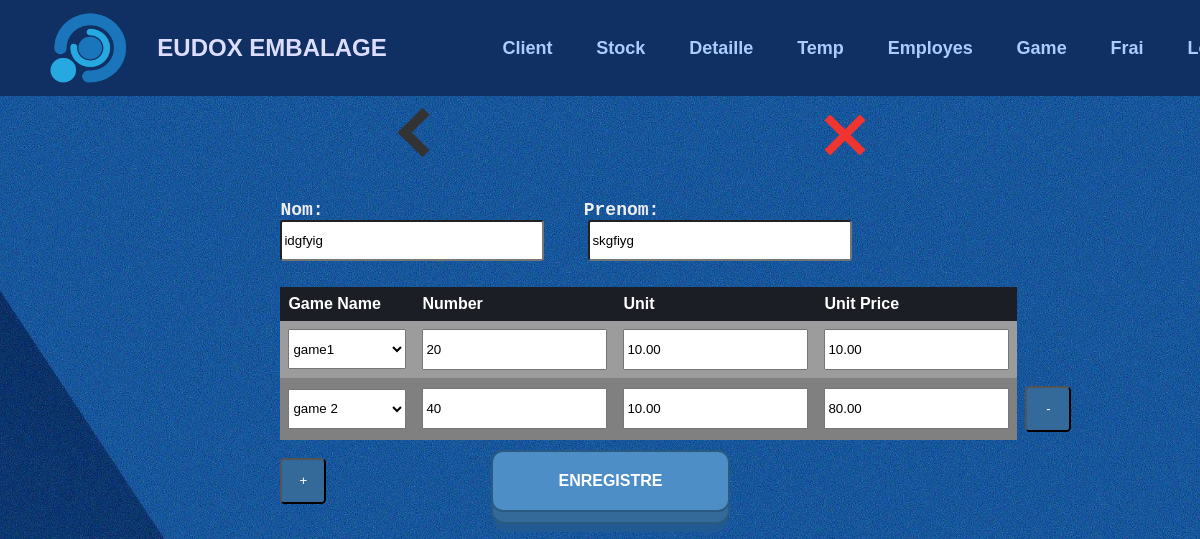
/client/edit/5, run on the app's committed database.
### tables this page shows
CREATE TABLE client (
        id INTEGER PRIMARY KEY AUTOINCREMENT,
        p_date TEXT NOT NULL,
        first_name TEXT NOT NULL,
        last_name TEXT NOT NULL
    );

CREATE TABLE client_games (
        id INTEGER PRIMARY KEY AUTOINCREMENT,
        client_id INTEGER NOT NULL,
        game_name TEXT NOT NULL,
        number INTEGER NOT NULL,
        unit REAL NOT NULL,
        unit_price REAL NOT NULL,
        FOREIGN KEY (client_id) REFERENCES client(id)
    );

CREATE TABLE game (
        id INTEGER PRIMARY KEY AUTOINCREMENT,
        name TEXT NOT NULL,
        unit REAL NOT NULL,
        unitPrice REAL NOT NULL,
        deleted INTEGER DEFAULT 0 
    );

### app.py (the view, shortened to what this page needs)
@app.route('/client/edit/<int:id>', methods=['POST', 'GET'])
def modify_client(id):
    conn = sqlite3.connect('form_data.db')
    cursor = conn.cursor()
    cursor.execute('SELECT * FROM game WHERE deleted = 0')
    datas = cursor.fetchall()
    games = []
    for data in datas:
        game={
            'id': data[0],
            'game': data[1],
            'unit':f"{data[2]:.2f}",
            'unitp':f"{data[3]:.2f}",
        }
        games.append(game)
    cursor.execute('SELECT game_name, number, unit, unit_price FROM client_games WHERE client_id = ?', (id, ))
    datas = cursor.fetchall()
    lastgames = []
    for data in datas:
        game={
            'name':data[0],
            'number':data[1],
            'unit':f"{data[2]:.2f}",
            'unitp':f"{data[3]:.2f}",
        }
        lastgames.append(game)
    cursor.execute('SELECT first_name, last_name FROM client WHERE id = ?', (id, ))
    fullname = cursor.fetchone()
    return render_template('c_modify.html', games=games, lastgames=enumerate(lastgames), name=fullname, id=id)

### templates/c_modify.html (shortened to what this page needs)
{% extends 'main.html' %}
{% block head %}
<link rel="stylesheet" type="text/css" href="{{ url_for('static', filename='css/form.css') }}">
{% endblock %}
{% block top %}
<a href="/client/edit" id="back"><div class="thick-arrow-left"></div></a>
<a href="/main" id="aclose"><div class="close"></div></a>
{% endblock %}
{% block bot %}
<form id="stockForm" action="/client/edit/{{ id }}" method="post">
  <label class="l-lab" for="firstName">Nom:</label>
  <label class="l-lab" for="lastName">Prenom:</label>
  <br>
  <input id="fn" type="text" class="l-inp" name="firstName" value="{{ name[0] }}" required>
  <input id="ln" type="text" class="l-inp" name="lastName" value="{{ name[1] }}" required>
  <br><br>
  <table id="gameTable">
    <thead>
      <tr>
        <th>Game Name</th>
        <th>Number</th>
        <th>Unit</th>
        <th>Unit Price</th>
      </tr>
    </thead>
    <tbody>
      {% for index, lastG in lastgames %}
        <tr>
          <td>
            <select name="gameName[]" required>
              {% for game in games %}
              <option value="{{game.id}}" {% if lastG.name == game.game %}selected{% endif %}>{{game.game}}</option>
              {% endfor %}
            </select>
          </td>
          <td><input type="number" name="number[]" value="{{ lastG.number }}" required /></td>
          <td><input type="text" pattern="[0-9]+(\.[0-9]+)?" name="unit[]" value="{{ lastG.unit }}" required /></td>
          <td><input type="text" pattern="[0-9]+(\.[0-9]+)?" name="unitPrice[]" value="{{ lastG.unitp }}" required /></td>
          <td>
            {% if index > 0 %}
              <button class="btn" onclick="removeRow(this)">-</button>
            {% endif %}
          </td>
        </tr>
      {% endfor %}
    </tbody>
  </table>
  <button type="button" class="btn" onclick="addRow()">+</button>
  <button type="Submit" id="submitButton" class="button-19 cen">Enregistre</button>
  <br><br><br>
</form>
{% endblock %}

### static/css/style.css (style rules this page uses)
body, h1, h2, h3, p, ul, li { margin: 0; padding: 0; }
body { font-family: Arial, sans-serif; background-color: #155499; background-image: url('bg.jpg'); background-size: cover; background-position: center; background-attachment: fixed; transform-origin: 0 0; }
a { color: inherit; text-decoration: none; }
button.button-19 { touch-action: manipulation; position: relative; display: inline-block; cursor: pointer; outline: none; border: 0; vertical-align: middle; text-decoration: none; font-size: inherit; font-family: inherit; }
button.button-19 { touch-action: manipulation; font-weight: 600; color: #fff; text-transform: uppercase; padding: 1.25em 2em; background: #4d8ec6; border: 2px solid #2a5a7f; border-radius: 0.75em; transform-style: preserve-3d; transition: transform 150ms cubic-bezier(0, 0, 0.58, 1), background 150ms cubic-bezier(0, 0, 0.58, 1); }
button.button-19::before { position: absolute; content: ""; width: 100%; height: 100%; top: 0; left: 0; right: 0; bottom: 0; background: #346a99; border-radius: inherit; box-shadow: 0 0 0 2px #2a5a7f, 0 0.625em 0 0 #215a92; transform: translate3d(0, 0.75em, -1em); transition: transform 150ms cubic-bezier(0, 0, 0.58, 1), box-shadow 150ms cubic-bezier(0, 0, 0.58, 1); }
#aclose { margin-left: 28vw; }
.thick-arrow-left { margin: 35px; width: 25px; height: 25px; border: 10px solid #333; border-left: 0; border-top: 0; transform: rotate(135deg); }
#back { margin-left: 30.8%; }
.close { margin: 30px; background: #f03530; height: 50px; position: relative; width: 8px; transform: rotate(45deg); }
.close:after { background: #f03530; content: ""; height: 8px; left: -21px; position: absolute; top: 21px; width: 50px; }
.bot_side label { color: #eee; }
.bot_side input { height: 35px; }
.bot_side .button-19 { width: 20%; margin: 10px; }
#stockForm select { height: 40px; }

### static/css/table.css (style rules this page uses)
table { border-collapse: collapse; width: 80%; margin: 10%; margin-top: 1%; }
th, td { padding: 8px; text-align: left; }
th { background-color: #1b1e24; color: #fff; }
tr:nth-child(even) td { background-color: #3e94ec; }
tr:nth-child(odd) td { background-color: #3885d4; }

### static/css/form.css (style rules this page uses)
#stockForm { margin-left: 10%; grid-column: 2; width: 100%; height: 100%; }
.l-lab { color: #ccc; padding-right: 32%; font-weight: bold; font-size: 18px; font-family: monospace; }
.l-inp { width: 70%; height: 25px; border-radius: 3px; }
#fn, #ln { width: 32%; margin-right: 5%; }
.bot_side .button-19 { width: 30%; margin-left: 20%; !important }

### templates/c_modify.html (style rules this page uses)
table { border-collapse: collapse; width: 100%; margin: 0; margin-top: 1%; }
tr:nth-child(even) td { background-color: #808080; }
tr:nth-child(odd) td { background-color: #9c9c9c; }
td:last-child { border: none; }
tr td:last-child { background-color: transparent; }
.btn { display: inline-block; width: 46px; height: 46px; line-height: 20px; text-align: center; background-color: #346a99; color: white; border-radius: 10%; text-decoration: none; }

### data on the page
client: firstName "idgfyig", lastName "skgfiyg"
client_games: game_name.name "game1", number "20", unit "10.00"
client_games: game_name.name "game 2", number "40", unit "10.00"
